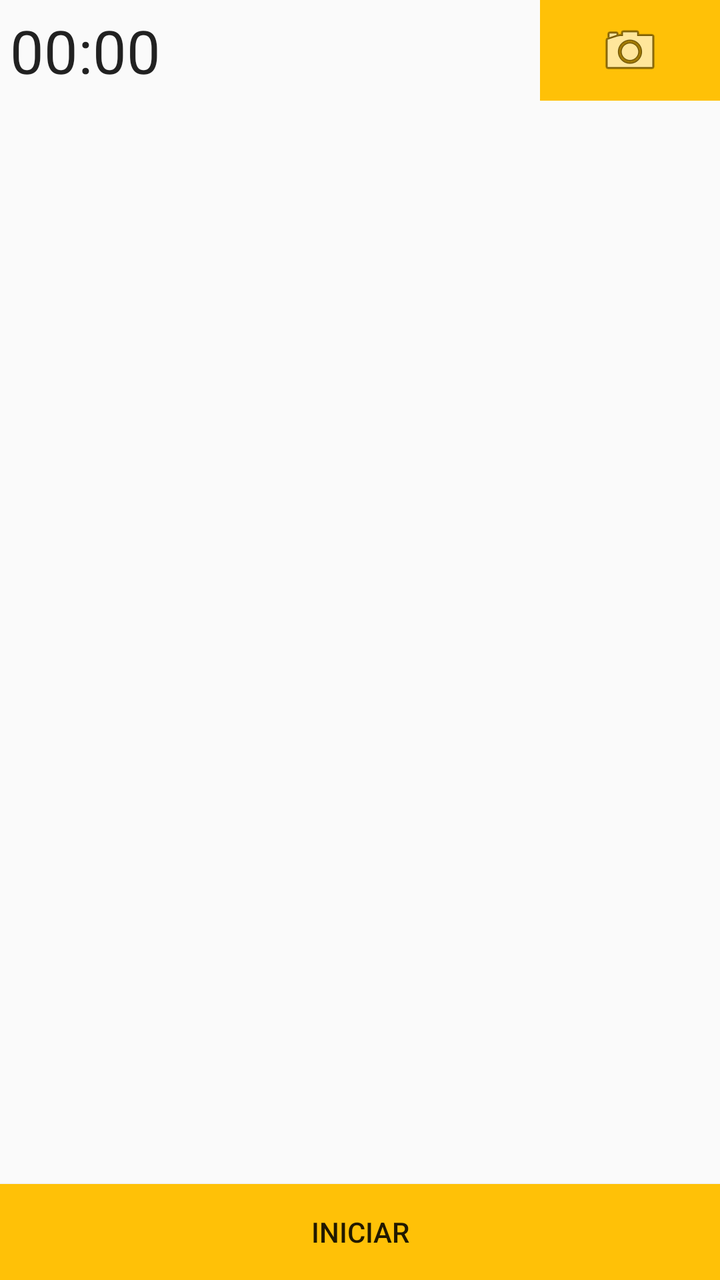
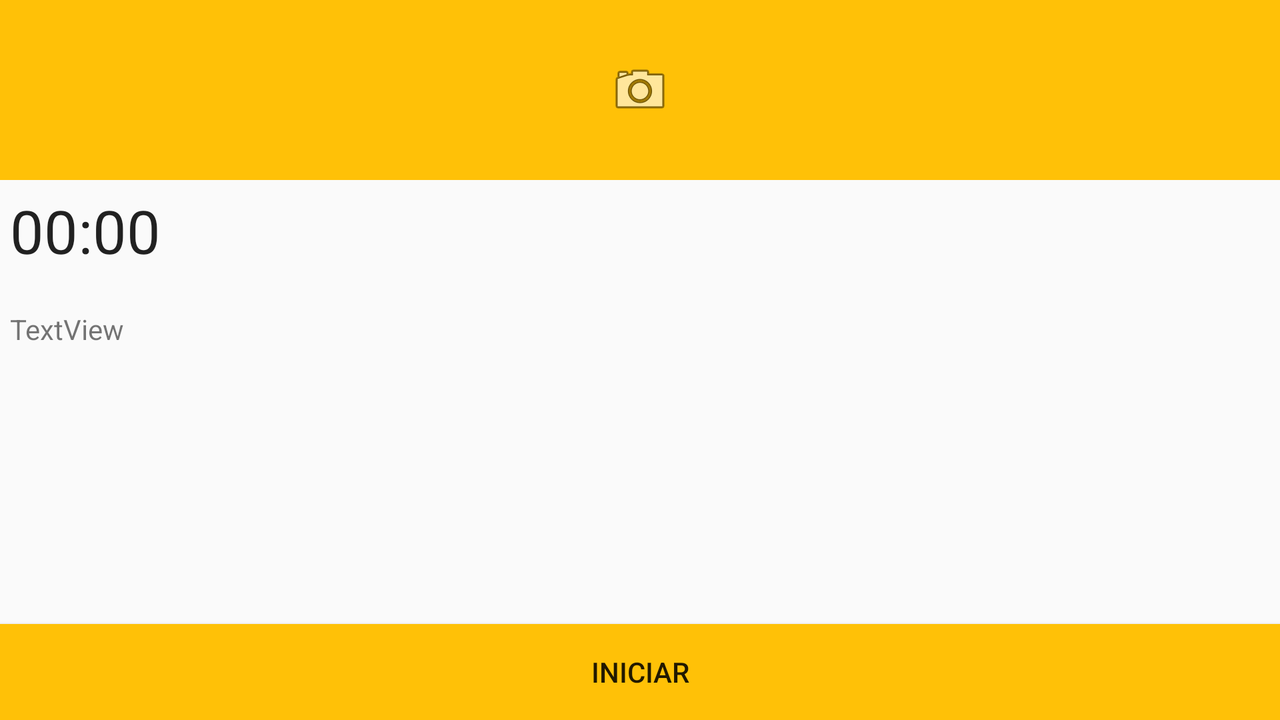

Compare how this app lays out the same screen by default and in its alternative resource folder. The renders come first, then the two layout files and the values they reference.
<!-- AndroidManifest.xml: application theme AppTheme -->
<!-- res/layout/fragment_header_for_maps.xml -->
<FrameLayout xmlns:android="http://schemas.android.com/apk/res/android"
    xmlns:tools="http://schemas.android.com/tools"
    android:layout_width="match_parent"
    android:layout_height="match_parent"
    android:layout_weight="1"
    xmlns:app="http://schemas.android.com/apk/res-auto"
    tools:context="com.marcostoral.keepmoving.fragments.MapsEnvironmentFragment">

    
    <LinearLayout
        android:layout_width="match_parent"
        android:layout_height="wrap_content"
        android:orientation="horizontal">
    <LinearLayout
        android:layout_width="0dp"
        android:layout_height="match_parent"
        android:layout_weight="60"
        android:orientation="vertical">

        <Chronometer
            android:id="@+id/chrono"
            android:layout_width="match_parent"
            android:layout_height="wrap_content"
            android:textSize="30sp"
            android:padding="5dp"
            />

        <LinearLayout
            android:layout_width="match_parent"
            android:layout_height="match_parent"
            android:orientation="horizontal">
            <ImageView
                android:id="@+id/ivCurrentType"
                android:layout_width="wrap_content"
                android:layout_height="wrap_content"
                android:src="@drawable/running"
                />
             <TextView
                 android:text="TextView"
                 android:padding="5dp"
                 android:gravity="center_vertical"
                 android:layout_width="match_parent"
                 android:layout_height="match_parent"
                 android:id="@+id/tvCurrentDistance"
                   />

            </LinearLayout>
        </LinearLayout>

        <ImageButton
            android:layout_width="90dp"
            android:layout_height="match_parent"
            android:src="@android:drawable/ic_menu_camera"
            android:background="@color/colorAccent"
            android:id="@+id/ibWaypoint"
            android:contentDescription="@string/caputure_waypoint" />
    </LinearLayout>

    <Button
        android:text="@string/start"
        android:layout_width="match_parent"
        android:layout_height="wrap_content"
        android:id="@+id/btnStart"
        android:visibility="visible"
        android:background="@color/colorAccent"
        android:layout_gravity="bottom"
        />
    <Button
        android:text="@string/stop"
        android:layout_width="match_parent"
        android:layout_height="wrap_content"
        android:id="@+id/btnStop"
        android:visibility="invisible"
        android:background="@color/colorAccent"
        android:layout_gravity="bottom"
        />


</FrameLayout>
<!-- resources referenced by this layout -->
<resources>
  <color name="colorAccent">#ffc107</color>
  <string name="caputure_waypoint">Genera punto de interés</string>
  <string name="start">Iniciar</string>
  <string name="stop">Detener</string>
  <style name="AppTheme" parent="Theme.AppCompat.Light.DarkActionBar">
          
          <item name="colorPrimary">@color/colorPrimary</item>
          <item name="colorPrimaryDark">@color/colorPrimaryDark</item>
          <item name="colorAccent">@color/colorAccent</item>
      </style>
  <color name="colorPrimary">#795548</color>
  <color name="colorPrimaryDark">#5D4037</color>
</resources>
<!-- res/layout-land/fragment_header_for_maps.xml (the author's variant of the layout above) -->
<!-- drawn on the phone turned sideways -->
<FrameLayout xmlns:android="http://schemas.android.com/apk/res/android"
    xmlns:tools="http://schemas.android.com/tools"
    android:layout_width="match_parent"
    android:layout_height="match_parent"
    android:layout_weight="1"
    xmlns:app="http://schemas.android.com/apk/res-auto"
    tools:context="com.marcostoral.keepmoving.fragments.MapsEnvironmentFragment">

    
    <LinearLayout
        android:layout_width="match_parent"
        android:layout_height="match_parent"
        android:layout_gravity="right"
        android:orientation="vertical"
       >
        <ImageButton
            android:layout_width="match_parent"
            android:layout_height="90dp"
            android:src="@android:drawable/ic_menu_camera"
            android:background="@color/colorAccent"
            android:id="@+id/ibWaypoint"
            android:contentDescription="@string/caputure_waypoint" />
        <Chronometer
            android:id="@+id/chrono"
            android:layout_width="match_parent"
            android:layout_height="60dp"
            android:layout_gravity="center"
            android:textSize="30sp"
            android:padding="5dp"
            />

        <ImageView
            android:id="@+id/ivCurrentType"
            android:layout_width="wrap_content"
            android:layout_height="wrap_content"
            android:layout_gravity="center"
            android:src="@drawable/running"
            />

        <TextView
            android:text="TextView"
            android:padding="5dp"
            android:layout_gravity="center"
            android:layout_width="match_parent"
            android:layout_height="wrap_content"
            android:id="@+id/tvCurrentDistance"
            />

        <FrameLayout
            android:layout_width="match_parent"
            android:layout_height="match_parent"
            android:layout_gravity="bottom"
            >

            <Button
                android:text="@string/start"
                android:layout_width="match_parent"
                android:layout_height="wrap_content"
                android:id="@+id/btnStart"
                android:visibility="visible"
                android:background="@color/colorAccent"
                android:layout_gravity="bottom"
                />
            <Button
                android:text="@string/stop"
                android:layout_width="match_parent"
                android:layout_height="wrap_content"
                android:id="@+id/btnStop"
                android:visibility="invisible"
                android:background="@color/colorAccent"
                android:layout_gravity="bottom"
                />
        </FrameLayout>

    </LinearLayout>

</FrameLayout>
